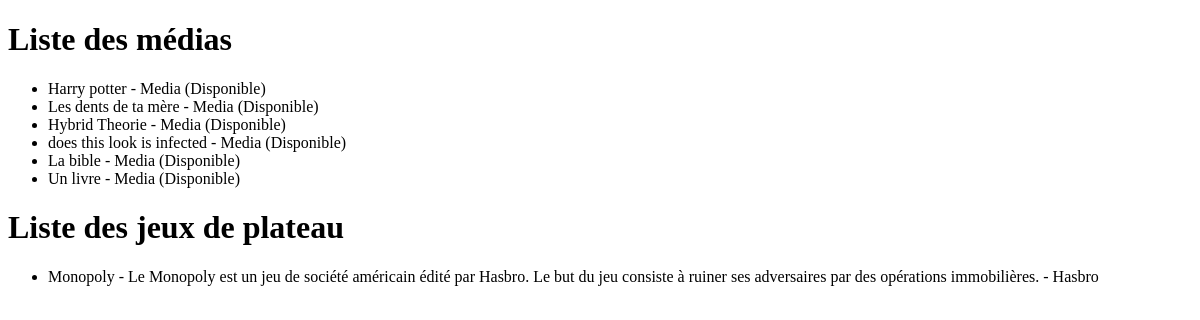
/consultation/medias/, run on an earlier commit of the app's database.
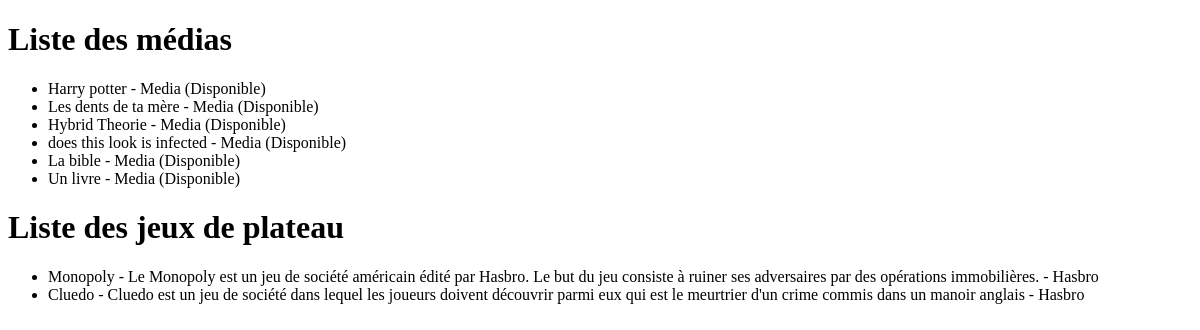
And on a later commit of the database.
### bibliothecaire/models.py (models this page shows, shortened)
class Media(models.Model):
    name = models.CharField(max_length=155)
    disponible = models.BooleanField(default=True)
    date_emprunt = models.DateField(null=True, blank=True)
    date_retour = models.DateField(null=True, blank=True)
    emprunteur = models.ForeignKey(Emprunteur, on_delete=models.SET_NULL, null=True, blank=True, related_name='media_emprunt')
    def get_media_type(self):
        return self.__class__.__name__

class JeuDePlateau(models.Model):
    nom = models.CharField(max_length=155)
    fabricant = models.CharField(max_length=155)
    description = models.CharField(max_length=155)

### consultation/views.py (the view)
# urls.py: path('', media_list, name='media_list'),
def media_list(request):
    medias = Media.objects.all()
    jeux = JeuDePlateau.objects.all()
    return render(request, 'consultation/media_list.html', {'medias': medias, 'jeux': jeux})

### consultation/templates/consultation/media_list.html (shortened to what this page needs)
<!DOCTYPE html>
<html>
<head>
</head>
<body>
    <h1>Liste des médias</h1>
    <ul>
        {% for media in medias %}
        <li>
            {{ media.name }} - {{ media.get_media_type }}
            {% if media.disponible %}
                (Disponible)
            {% else %}
                (Emprunté par : {{ media.emprunteur }})
            {% endif %}
        </li>
        {% endfor %}
    </ul>
    <h1>Liste des jeux de plateau</h1>
    <ul>
        {% for jeu in jeux %}
        <li>
            {{ jeu.nom }} - {{ jeu.description }} - {{ jeu.fabricant }}
        </li>
        {% endfor %}
    </ul>
</body>
</html>

What changed in the data, as far as the page shows it:
added JeuDePlateau: nom "Cluedo", description "Cluedo est un jeu de société dans lequel les joueurs doivent découvrir parmi eux qui est le meurtrier d'un crime commis dans un manoir anglais", fabricant "Hasbro"
